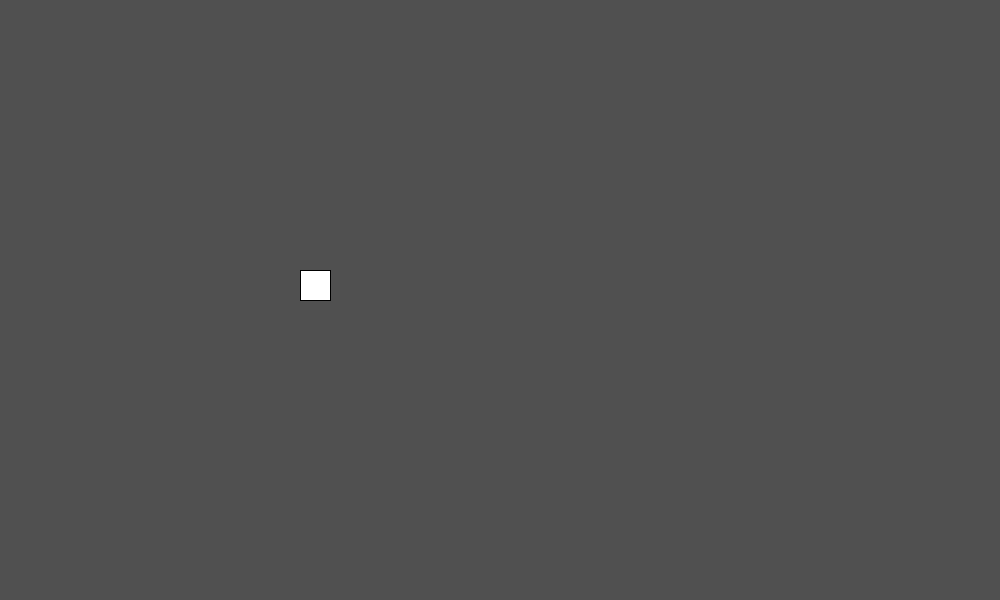
Frame 1 (no input)
Frame 60 (the mouse pressed at the canvas centre just before this capture): identical to frame 1, image omitted
Frame 120 (the mouse held since frame 60 and released just before this capture): identical to frame 1, image omitted

The Processing sketch that drew this single still picture (run headless with seeded random() and noise(); from frame 60 on, the mouse is pressed at the canvas centre):

// Processing sketch: sketch_240925a
// ── sketch_240925a.pde
int heighty = 270;
boolean keyReleased = false;

void setup() { 
  size(1000, 600);
}

void draw(){
  frameRate(45);
  background(80,80,80);
  rect(300,heighty,30,30);
    if (keyReleased) {
    heighty += 1; // Move the rectangle down
  }
}

void keyPressed(){
  if(key == 'w'){
    heighty=heighty-1;

  // When a key is pressed, we don't want to move the rectangle
  keyReleased = false;
  }
}

void keyReleased() {
  // When a key is released, start moving the rectangle down
  keyReleased = true;
}
